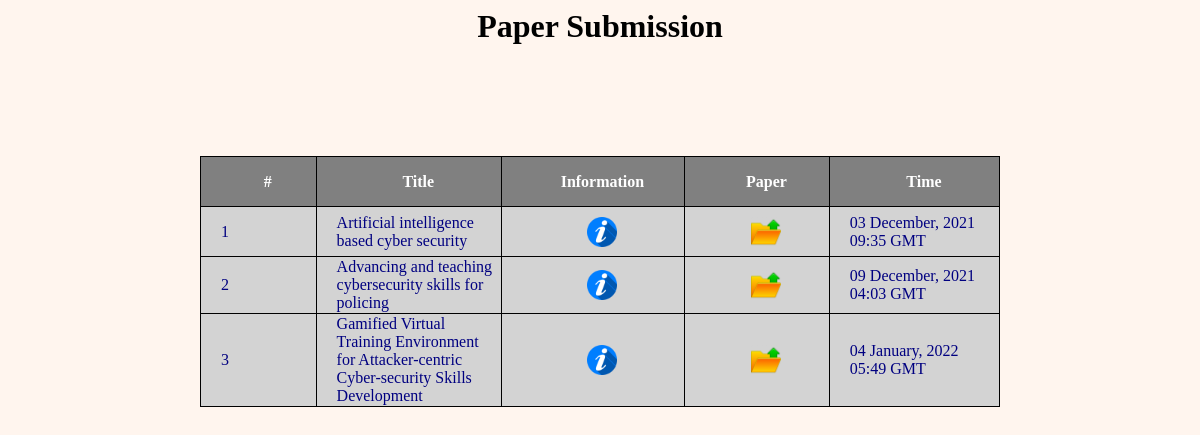
Page /papersub.php (signed in) on the committed database.
### tables this page shows
CREATE TABLE `author` (
  `id` int(10) NOT NULL,
  `fname1` varchar(255) NOT NULL,
  `lname1` varchar(255) NOT NULL,
  `email1` varchar(255) NOT NULL,
  `org1` varchar(255) NOT NULL,
  `corr1` varchar(255) NOT NULL,
  `fname2` varchar(255) NOT NULL,
  `lname2` varchar(255) NOT NULL,
  `email2` varchar(255) NOT NULL,
  `org2` varchar(255) NOT NULL,
  `corr2` varchar(255) NOT NULL,
  `fname3` varchar(255) NOT NULL,
  `lname3` varchar(255) NOT NULL,
  `email3` varchar(255) NOT NULL,
  `org3` varchar(255) NOT NULL,
  `corr3` varchar(255) NOT NULL,
  `fname4` varchar(255) NOT NULL,
  `lname4` varchar(255) NOT NULL,
  `email4` varchar(255) NOT NULL,
  `org4` varchar(255) NOT NULL,
  `corr4` varchar(255) NOT NULL,
  `title` text NOT NULL,
  `abstract` text NOT NULL,
  `keywords` text NOT NULL,
  `file` varchar(255) NOT NULL,
  `datetime` datetime(6) NOT NULL
);

### papersub.php (the view, shortened to what this page needs)
<?php
include("config.php");
$name=$_GET['name'];
?>
<html>
<head>
  <link rel="stylesheet" type="text/css" href="style.css" >
<center>
<head><h1>Paper Submission</h1></head></center>
<body>
<center>
<br>
<?php
$sql="select * from author";
$res=mysqli_query($conn,$sql);
echo "<center>";
echo "<table>";
echo "<tr>
<th>#</th>
<th>Title</th>
<th>Information</th>
<th>Paper</th>
<th>Time</th>
</th></tr>";
while($row=mysqli_fetch_array($res)){
	echo "<tr>";
echo "<td>".$row['id']."</td>";
echo "<td>".$row['title']."</td>";
echo "<td><center><a href='Info.php?id=$row[id]&name=$name'><img src='info.png' alt='Information' width='30' height='30'></a></center></td>";
echo "<td><center><a href='download2.php?id=$row[id]'><img src='file.png' alt='Download' width='30' height='30'></a></center></td>";
echo "<td>".date('d F, Y h:i',strtotime($row['datetime']))." GMT</td>";
echo "</tr>";
echo "<br>";
}
echo "</center>";
?>
<br>
</center>
<body>

### style.css (style rules this page uses)
body { background-color:SeaShell; }
table { border-collapse:collapse; width:50%; background-color:lightgray; }
table,th,td { border:1px solid black; width:800px; height:50px; padding-left:20px; color:navy; }
th { height:50px; background-color:gray; color:white; }

### rows in the picture
author: id "1", title "Artificial intelligence based cyber security", datetime "03 December, 2021 09:35"
author: id "2", title "Advancing and teaching cybersecurity skills for policing", datetime "09 December, 2021 04:03"
author: id "3", title "Gamified Virtual Training Environment for Attacker-centric Cyber-security Skills Development", datetime "04 January, 2022 05:49"
